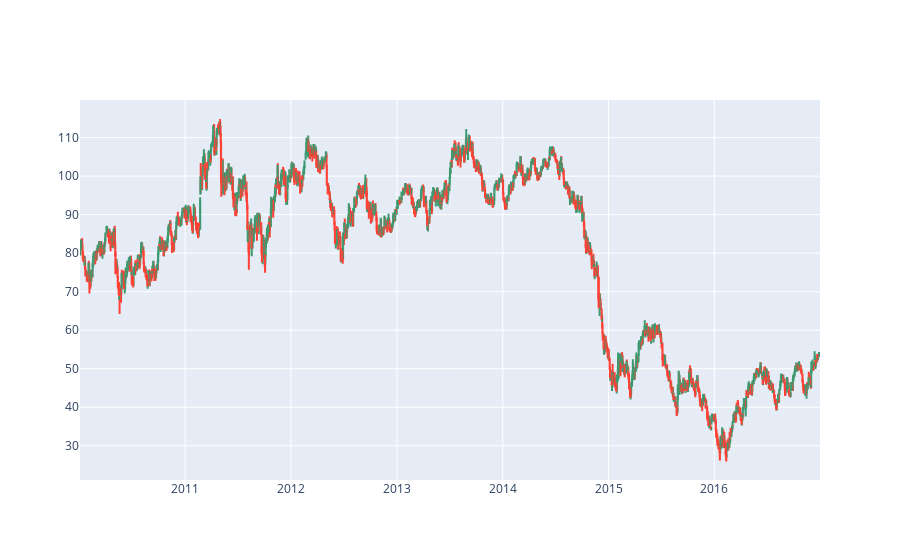

Notebook code for this chart:
### Code cell
import plotly.graph_objects as go  



fig = go.Figure(data=[go.Candlestick(x=train_W['Data'],
                open=train_W['Abertura_W'], high=train_W['Máxima_W'],
                low=train_W['Mínima_W'], close=train_W["Último_W"])
                     ])

fig.update_layout(xaxis_rangeslider_visible=False)  
fig.show()

### Figure 1 — Plotly figure (JSON) as saved in the notebook; plotly's stock layout.template omitted (floating-point values rounded to 4 significant figures; data arrays with more than 128 entries replaced by an {"elided": "..."} marker saying what was removed)
{"data": [{"close": {"elided": "1787 float values"}, "high": {"elided": "1787 float values"}, "low": {"elided": "1787 float values"}, "open": {"elided": "1787 float values"}, "type": "candlestick", "x": {"elided": "1787 str values"}}], "layout": {"xaxis": {"rangeslider": {"visible": false}}}}
